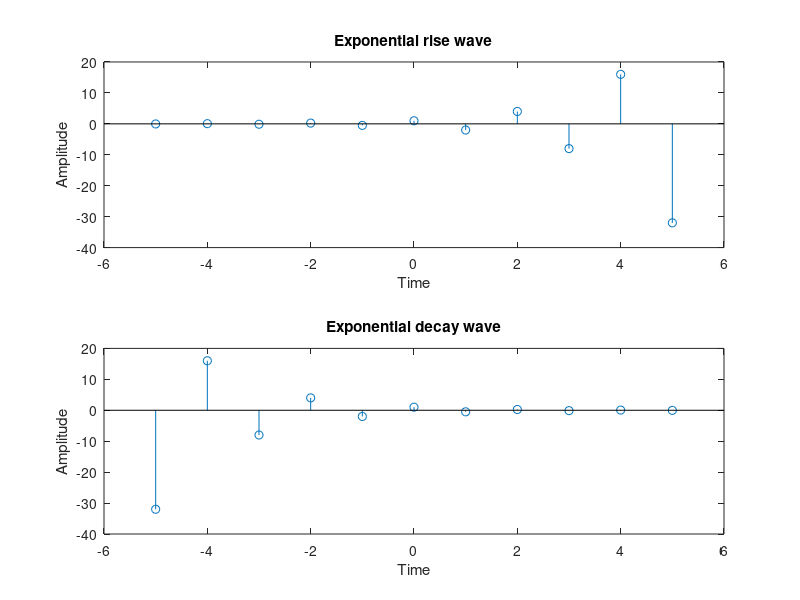

This figure's MATLAB source:
clear all; clc; close all; 

n = -5:5;
a = -2;
b = -0.5;


y = a.^n;
subplot(2,1,1);
stem(n,y);
title('Exponential rise wave');
xlabel('Time');
ylabel('Amplitude');

z = b.^n;
subplot(2,1,2);
stem(n,z);
title('Exponential decay wave');
xlabel('Time');
ylabel('Amplitude');